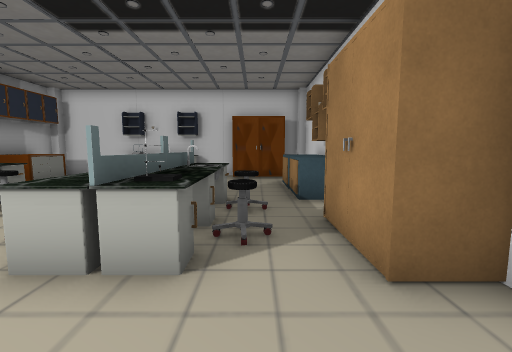
[1] (above)

17 first-person views from a walk through a scene from a Unity 3-D project. The camera is 1.3 m above the floor, tilts 6° down and sees 90° across. The floor is counted in squares, 1 m on a side. Each view is taken from the middle of a square. On the plan, view 1 faces up. The plan holds only what a view shows up to about 13 squares ahead; the rest is blank. The player character is not drawn. Some surface patterns are stand-ins.

[2]
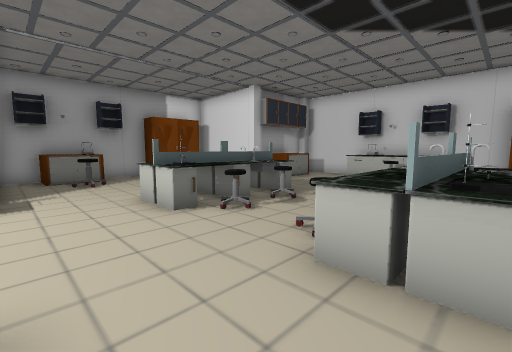

[3]
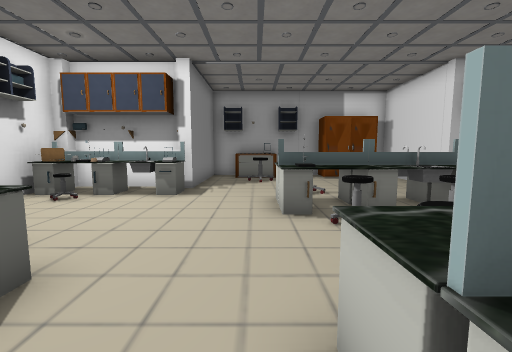

[4]
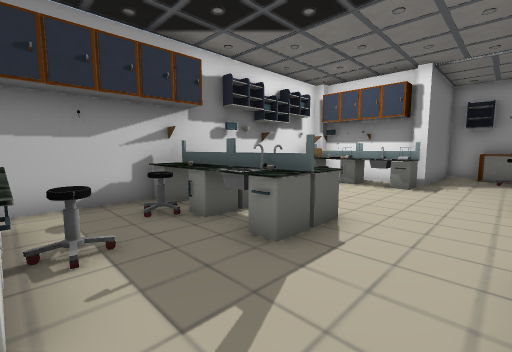

[5]
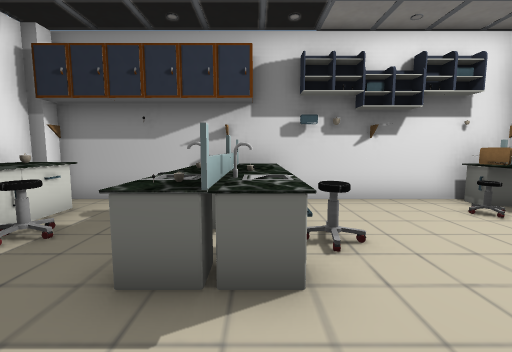

[6]
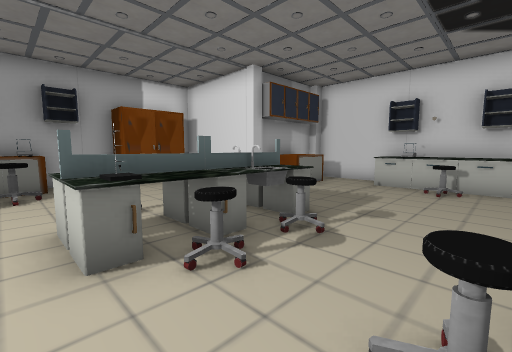

[7]
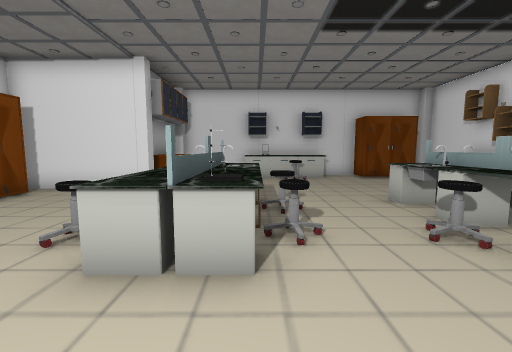

[8]
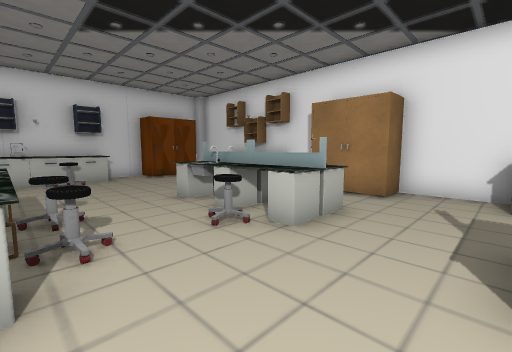

[9]
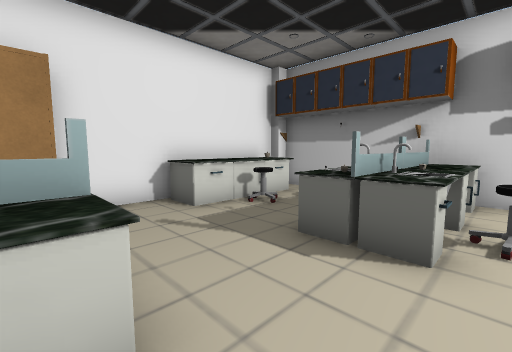

[10]
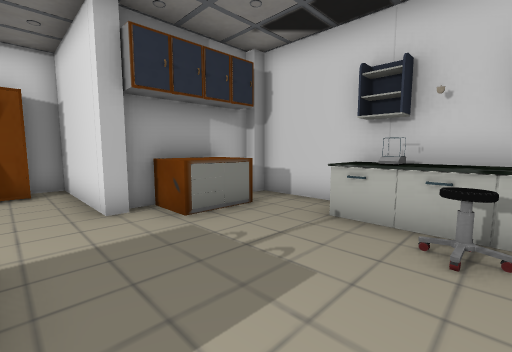

[11]
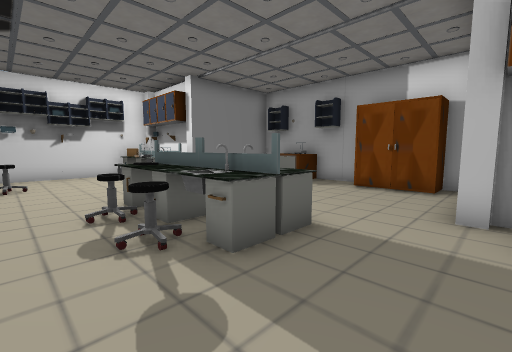

[12]
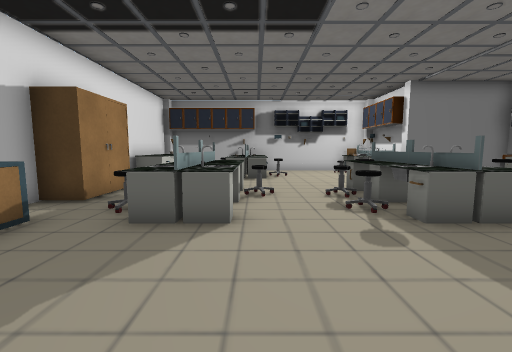

[13]
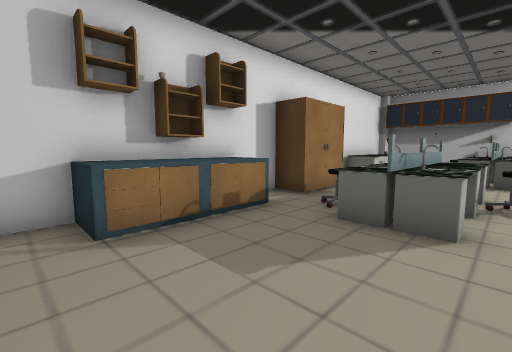

[14]
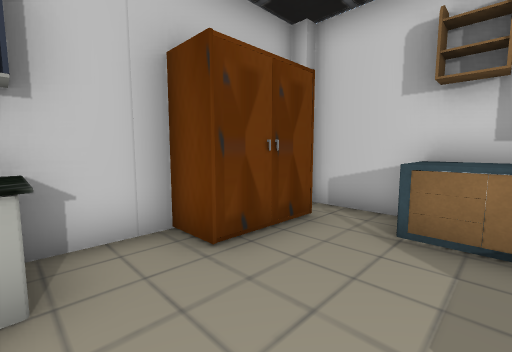

[15]
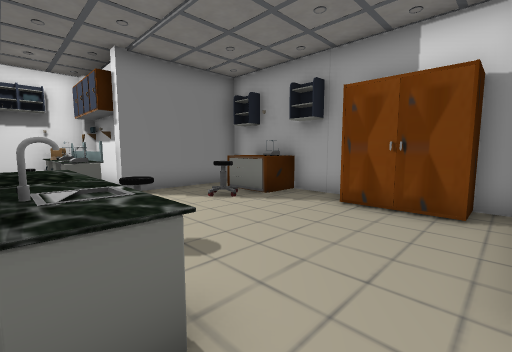

[16]
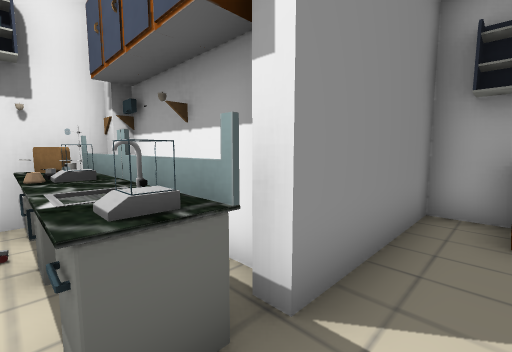

[17]
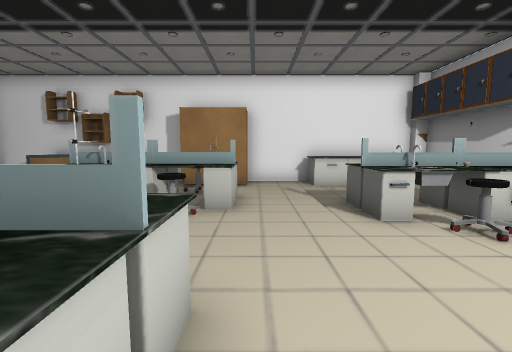

### Floor plan
Key: @ floor where view 1 was taken; # wall or solid block; x gap in a wall; . floor; = window, fence, low wall or low ledge; ^ raised ledge; P pillar; R rack; O other object.
Columns run from 14 left of view 1 to 3 right of it. Each row starts with its distance up from view 1.
 13     ############P
 12     #...OOOO.###.#
 11     #=....O......#
 10    ##=.........#=#
  9 ####P..........=##
  8 #..............=##
  7 ##.....##...##.=^#
  6 ##....#OO...OO####
  5 ##....#OOO..OOO##
  4 #....O#OOO.OOOO#
  3 #=....#OO..#OO.##
  2 ##xO............##
  1 ##...............#
  0 ####P#.....##.@###
 -1     #OO...#OO..OO#
 -2     ##O...OOO.OOO#
 -3     #OOO...OOO.OO#
 -4     PRO....OO  #P#
 -5     ##############

Where each view was taken, in squares from view 1:
view 1: 0 up, 0 right, facing up
view 2: 0 up, 1 left, facing up-left
view 3: 2 up, 1 left, facing left
view 4: 2 up, 1 right, facing down-left
view 5: 2 up, 3 left, facing down
view 6: 2 up, 3 left, facing up-left
view 7: 0 up, 6 left, facing up
view 8: 0 up, 6 left, facing up-right
view 9: 3 up, 4 left, facing down-right
view 10: 7 up, 4 left, facing up-left
view 11: 9 up, 4 left, facing down-left
view 12: 11 up, 3 left, facing down
view 13: 11 up, 3 left, facing down-right
view 14: 9 up, 3 left, facing up-right
view 15: 8 up, 7 left, facing down-left
view 16: 1 up, 8 left, facing down-left
view 17: 2 up, 8 left, facing right
